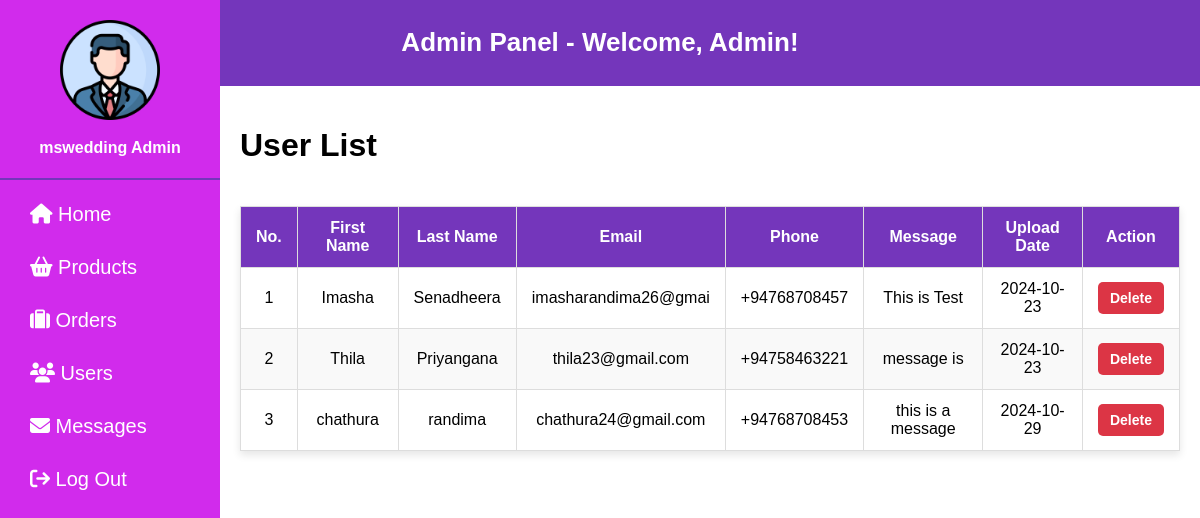
/admin/index.php?tab=tab5, run on the app's committed database.
### tables this page shows
CREATE TABLE `contact` (
  `contact_id` int(11) NOT NULL,
  `contact_fname` varchar(20) NOT NULL,
  `contact_lname` varchar(20) NOT NULL,
  `contact_email` varchar(20) NOT NULL,
  `contact_phone` varchar(20) NOT NULL,
  `contact_message` text NOT NULL,
  `upload_date` date NOT NULL DEFAULT current_timestamp()
);

### admin/adminView/viewMessages.php (the view, shortened to what this page needs)
<!DOCTYPE html>
<html lang="en">
<head>
    <link
    rel="stylesheet"
    href="https://cdnjs.cloudflare.com/ajax/libs/font-awesome/6.6.0/css/all.min.css"
    />
    <link rel="stylesheet" href="./assets/css/product.css">
</head>
<body>
    <div class="addBtn">
        <h1>User List</h1>
    </div>
    <table class="table">
        <thead>
        <tr>
            <th class="text-center">No.</th>
            <th class="text-center">First Name</th>
            <th class="text-center">Last Name</th>
            <th class="text-center">Email</th>
            <th class="text-center">Phone</th>
            <th class="text-center">Message</th>
            <th class="text-center">Upload Date</th>
            <th class="text-center">Action</th>
        </tr>
        </thead>
    <?php
      include_once "./../connectdb.php";
      $sql="SELECT * from contact";
      $result=$conn-> query($sql);
      $count=1;
      if ($result-> num_rows > 0){
        while ($row=$result-> fetch_assoc()) {
    ?>
    <tr>
      <td><?=$count?></td>
      <td><?=$row["contact_fname"]?></td>
      <td><?=$row["contact_lname"]?></td>
      <td><?=$row["contact_email"]?></td>
      <td><?=$row["contact_phone"]?></td>
      <td><?=$row["contact_message"]?></td>
      <td><?=$row["upload_date"]?></td>
    <td>
        <a href="./controller/deleteMessages.php?id=<?=$row['contact_id']?>" class="btn btn-danger" onclick="return confirm('Are you sure you want to delete this message?');">Delete</a>
    </td>
    </tr>
      <?php
            $count=$count+1;
          }
        }
      ?>
  </table>
</body>
</html>

### admin/assets/css/style.css (style rules this page uses)
body { font-family: Arial, sans-serif; margin: 0; }

### admin/assets/css/product.css (style rules this page uses)
.addBtn { display: flex; justify-content: space-between; align-items: center; }
table { width: 100%; border-collapse: collapse; margin: 20px 0; font-size: 1rem; text-align: center; box-shadow: 0 4px 8px rgba(0, 0, 0, 0.1); }
table thead { background-color: #f4f4f4; }
table th, table td { padding: 12px 15px; border: 1px solid #ddd; }
table th { background-color: #7436bb; color: white; font-weight: bold; }
table tbody tr:nth-child(even) { background-color: #f9f9f9; }
.btn { padding: 8px 12px; border-radius: 5px; text-decoration: none; font-size: 14px; font-weight: bold; transition: background-color 0.3s ease; }
.btn-danger { background-color: #dc3545; color: white; }

### data on the page
contact: contact_fname "Imasha", contact_lname "Senadheera", contact_email "imasharandima26@gmai", contact_phone "+94768708457", contact_message "This is Test", upload_date "2024-10-23"
contact: contact_fname "Thila", contact_lname "Priyangana", contact_email "thila23@gmail.com", contact_phone "+94758463221", contact_message "message is", upload_date "2024-10-23"
contact: contact_fname "chathura", contact_lname "randima", contact_email "chathura24@gmail.com", contact_phone "+94768708453", contact_message "this is a message", upload_date "2024-10-29"
